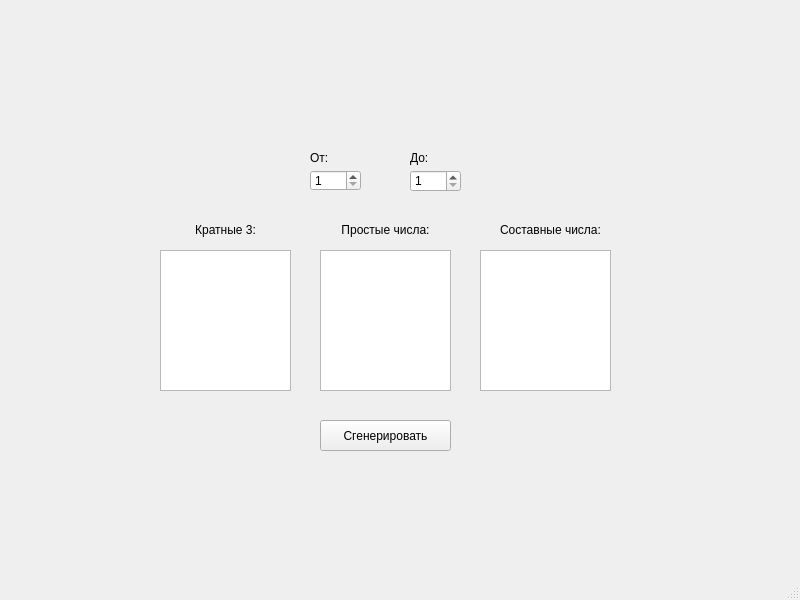
<?xml version="1.0" encoding="UTF-8"?>
<ui version="4.0">
 <class>MainWindow</class>
 <widget class="QMainWindow" name="MainWindow">
  <property name="geometry">
   <rect>
    <x>0</x>
    <y>0</y>
    <width>800</width>
    <height>600</height>
   </rect>
  </property>
  <property name="windowTitle">
   <string>MainWindow</string>
  </property>
  <widget class="QWidget" name="centralwidget">
   <widget class="QSpinBox" name="spinBoxFrom">
    <property name="geometry">
     <rect>
      <x>310</x>
      <y>170</y>
      <width>51</width>
      <height>21</height>
     </rect>
    </property>
    <property name="minimum">
     <number>1</number>
    </property>
    <property name="maximum">
     <number>100</number>
    </property>
   </widget>
   <widget class="QSpinBox" name="spinBoxTo">
    <property name="geometry">
     <rect>
      <x>410</x>
      <y>170</y>
      <width>51</width>
      <height>22</height>
     </rect>
    </property>
    <property name="minimum">
     <number>1</number>
    </property>
    <property name="maximum">
     <number>100</number>
    </property>
   </widget>
   <widget class="QTextEdit" name="textEdit2">
    <property name="geometry">
     <rect>
      <x>160</x>
      <y>250</y>
      <width>131</width>
      <height>141</height>
     </rect>
    </property>
   </widget>
   <widget class="QTextEdit" name="textEdit3">
    <property name="geometry">
     <rect>
      <x>480</x>
      <y>250</y>
      <width>131</width>
      <height>141</height>
     </rect>
    </property>
   </widget>
   <widget class="QTextEdit" name="textEdit1">
    <property name="geometry">
     <rect>
      <x>320</x>
      <y>250</y>
      <width>131</width>
      <height>141</height>
     </rect>
    </property>
   </widget>
   <widget class="QPushButton" name="generateButton">
    <property name="geometry">
     <rect>
      <x>320</x>
      <y>420</y>
      <width>131</width>
      <height>31</height>
     </rect>
    </property>
    <property name="text">
     <string>Сгенерировать</string>
    </property>
   </widget>
   <widget class="QLabel" name="label">
    <property name="geometry">
     <rect>
      <x>190</x>
      <y>220</y>
      <width>71</width>
      <height>20</height>
     </rect>
    </property>
    <property name="text">
     <string>Кратные 3:</string>
    </property>
    <property name="alignment">
     <set>Qt::AlignmentFlag::AlignCenter</set>
    </property>
   </widget>
   <widget class="QLabel" name="label_2">
    <property name="geometry">
     <rect>
      <x>340</x>
      <y>220</y>
      <width>91</width>
      <height>20</height>
     </rect>
    </property>
    <property name="text">
     <string>Простые числа:</string>
    </property>
    <property name="alignment">
     <set>Qt::AlignmentFlag::AlignCenter</set>
    </property>
   </widget>
   <widget class="QLabel" name="label_3">
    <property name="geometry">
     <rect>
      <x>490</x>
      <y>220</y>
      <width>121</width>
      <height>20</height>
     </rect>
    </property>
    <property name="text">
     <string>Составные числа:</string>
    </property>
    <property name="alignment">
     <set>Qt::AlignmentFlag::AlignCenter</set>
    </property>
   </widget>
   <widget class="QLabel" name="label_4">
    <property name="geometry">
     <rect>
      <x>310</x>
      <y>150</y>
      <width>49</width>
      <height>16</height>
     </rect>
    </property>
    <property name="text">
     <string>От:</string>
    </property>
   </widget>
   <widget class="QLabel" name="label_5">
    <property name="geometry">
     <rect>
      <x>410</x>
      <y>150</y>
      <width>49</width>
      <height>16</height>
     </rect>
    </property>
    <property name="text">
     <string>До:</string>
    </property>
   </widget>
  </widget>
  <widget class="QMenuBar" name="menubar">
   <property name="geometry">
    <rect>
     <x>0</x>
     <y>0</y>
     <width>800</width>
     <height>22</height>
    </rect>
   </property>
  </widget>
  <widget class="QStatusBar" name="statusbar"/>
 </widget>
 <resources/>
 <connections/>
</ui>
